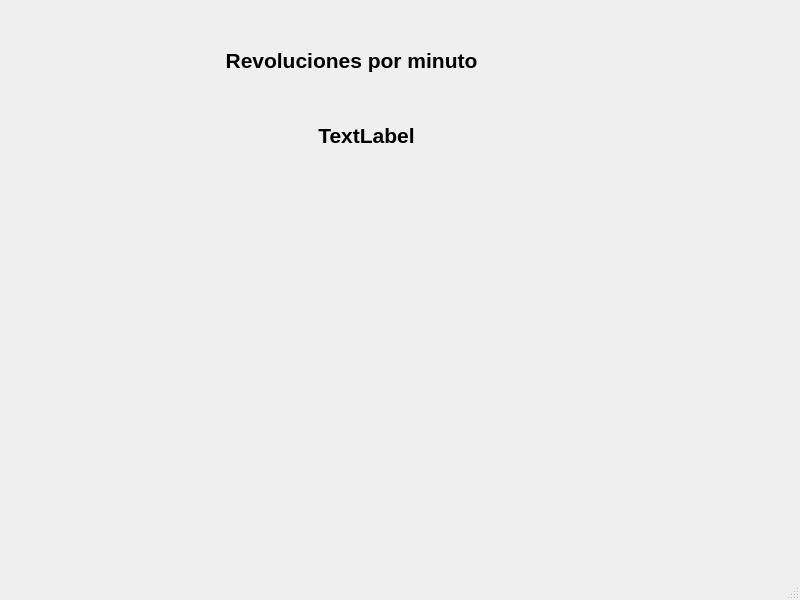
<?xml version="1.0" encoding="UTF-8"?>
<ui version="4.0">
 <class>MainWindow</class>
 <widget class="QMainWindow" name="MainWindow">
  <property name="geometry">
   <rect>
    <x>0</x>
    <y>0</y>
    <width>800</width>
    <height>600</height>
   </rect>
  </property>
  <property name="windowTitle">
   <string>MainWindow</string>
  </property>
  <widget class="QWidget" name="centralwidget">
   <widget class="QLabel" name="label">
    <property name="geometry">
     <rect>
      <x>186</x>
      <y>40</y>
      <width>331</width>
      <height>41</height>
     </rect>
    </property>
    <property name="font">
     <font>
      <pointsize>16</pointsize>
      <weight>75</weight>
      <bold>true</bold>
     </font>
    </property>
    <property name="text">
     <string>Revoluciones por minuto</string>
    </property>
    <property name="textFormat">
     <enum>Qt::AutoText</enum>
    </property>
    <property name="alignment">
     <set>Qt::AlignCenter</set>
    </property>
   </widget>
   <widget class="QLabel" name="label_2">
    <property name="geometry">
     <rect>
      <x>186</x>
      <y>100</y>
      <width>361</width>
      <height>71</height>
     </rect>
    </property>
    <property name="font">
     <font>
      <pointsize>16</pointsize>
      <weight>75</weight>
      <bold>true</bold>
     </font>
    </property>
    <property name="text">
     <string>TextLabel</string>
    </property>
    <property name="alignment">
     <set>Qt::AlignCenter</set>
    </property>
   </widget>
  </widget>
  <widget class="QMenuBar" name="menubar">
   <property name="geometry">
    <rect>
     <x>0</x>
     <y>0</y>
     <width>800</width>
     <height>21</height>
    </rect>
   </property>
  </widget>
  <widget class="QStatusBar" name="statusbar"/>
 </widget>
 <resources/>
 <connections/>
</ui>
